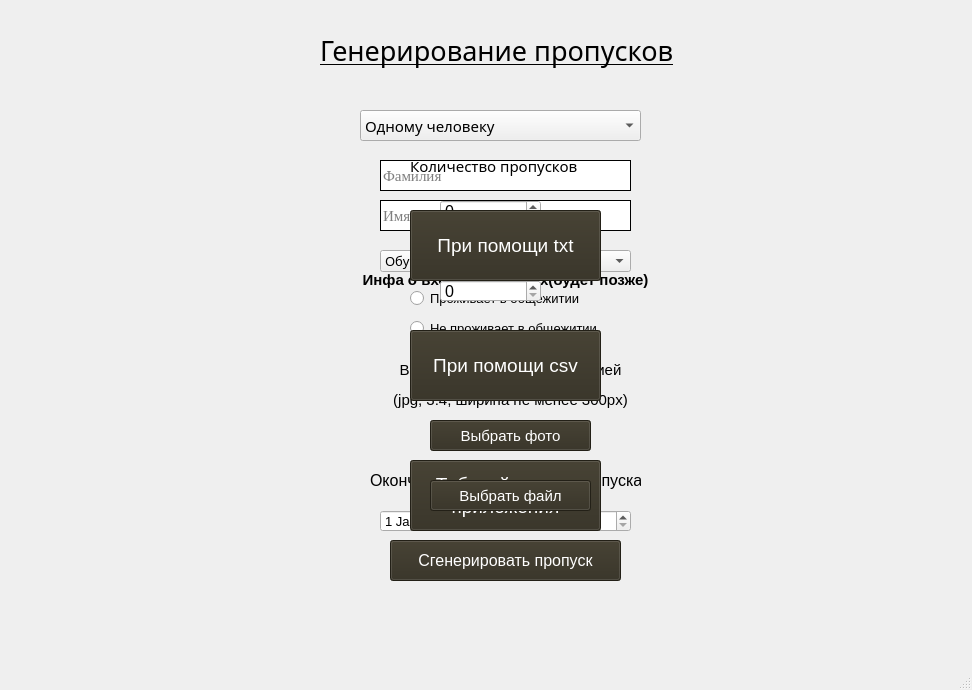
<?xml version="1.0" encoding="UTF-8"?>
<ui version="4.0">
 <class>MainWindow</class>
 <widget class="QMainWindow" name="MainWindow">
  <property name="geometry">
   <rect>
    <x>0</x>
    <y>0</y>
    <width>972</width>
    <height>690</height>
   </rect>
  </property>
  <property name="focusPolicy">
   <enum>Qt::WheelFocus</enum>
  </property>
  <property name="windowTitle">
   <string>Генерирование пропусков</string>
  </property>
  <property name="styleSheet">
   <string notr="true"/>
  </property>
  <widget class="QWidget" name="centralwidget">
   <widget class="QLabel" name="label">
    <property name="geometry">
     <rect>
      <x>320</x>
      <y>30</y>
      <width>361</width>
      <height>41</height>
     </rect>
    </property>
    <property name="font">
     <font>
      <family>Segoe Print</family>
      <pointsize>18</pointsize>
      <underline>true</underline>
     </font>
    </property>
    <property name="text">
     <string>&lt;html&gt;&lt;head/&gt;&lt;body&gt;&lt;p&gt;&lt;span style=&quot; font-size:20pt;&quot;&gt;Генерирование пропусков&lt;/span&gt;&lt;/p&gt;&lt;/body&gt;&lt;/html&gt;</string>
    </property>
   </widget>
   <widget class="QComboBox" name="comboBox">
    <property name="geometry">
     <rect>
      <x>360</x>
      <y>110</y>
      <width>281</width>
      <height>31</height>
     </rect>
    </property>
    <property name="font">
     <font>
      <family>Segoe Print</family>
      <pointsize>11</pointsize>
     </font>
    </property>
    <property name="focusPolicy">
     <enum>Qt::NoFocus</enum>
    </property>
    <property name="currentText">
     <string>Одному человеку</string>
    </property>
    <item>
     <property name="text">
      <string>Одному человеку</string>
     </property>
    </item>
    <item>
     <property name="text">
      <string>Нескольким людям</string>
     </property>
    </item>
    <item>
     <property name="text">
      <string>Посетителям</string>
     </property>
    </item>
   </widget>
   <widget class="QLineEdit" name="lineEdit">
    <property name="enabled">
     <bool>true</bool>
    </property>
    <property name="geometry">
     <rect>
      <x>380</x>
      <y>160</y>
      <width>251</width>
      <height>31</height>
     </rect>
    </property>
    <property name="font">
     <font>
      <family>Times New Roman</family>
      <pointsize>11</pointsize>
     </font>
    </property>
    <property name="focusPolicy">
     <enum>Qt::ClickFocus</enum>
    </property>
    <property name="acceptDrops">
     <bool>true</bool>
    </property>
    <property name="styleSheet">
     <string notr="true">border: 1px solid black</string>
    </property>
    <property name="text">
     <string/>
    </property>
    <property name="placeholderText">
     <string>Фамилия</string>
    </property>
   </widget>
   <widget class="QLineEdit" name="lineEdit_2">
    <property name="geometry">
     <rect>
      <x>380</x>
      <y>200</y>
      <width>251</width>
      <height>31</height>
     </rect>
    </property>
    <property name="font">
     <font>
      <family>Times New Roman</family>
      <pointsize>11</pointsize>
      <italic>false</italic>
     </font>
    </property>
    <property name="focusPolicy">
     <enum>Qt::ClickFocus</enum>
    </property>
    <property name="styleSheet">
     <string notr="true">border: 1px solid black</string>
    </property>
    <property name="text">
     <string/>
    </property>
    <property name="placeholderText">
     <string>Имя</string>
    </property>
    <property name="clearButtonEnabled">
     <bool>false</bool>
    </property>
   </widget>
   <widget class="QComboBox" name="comboBox_2">
    <property name="geometry">
     <rect>
      <x>380</x>
      <y>250</y>
      <width>251</width>
      <height>22</height>
     </rect>
    </property>
    <property name="font">
     <font>
      <family>Segoe Print</family>
      <pointsize>10</pointsize>
     </font>
    </property>
    <property name="focusPolicy">
     <enum>Qt::NoFocus</enum>
    </property>
    <item>
     <property name="text">
      <string>Обучающийся</string>
     </property>
    </item>
    <item>
     <property name="text">
      <string>Слушатель ПК</string>
     </property>
    </item>
    <item>
     <property name="text">
      <string>Участник мероприятия</string>
     </property>
    </item>
   </widget>
   <widget class="QRadioButton" name="radioButton">
    <property name="geometry">
     <rect>
      <x>410</x>
      <y>290</y>
      <width>181</width>
      <height>17</height>
     </rect>
    </property>
    <property name="font">
     <font>
      <pointsize>10</pointsize>
     </font>
    </property>
    <property name="text">
     <string>Проживает в общежитии</string>
    </property>
   </widget>
   <widget class="QRadioButton" name="radioButton_2">
    <property name="geometry">
     <rect>
      <x>410</x>
      <y>320</y>
      <width>201</width>
      <height>17</height>
     </rect>
    </property>
    <property name="font">
     <font>
      <pointsize>10</pointsize>
     </font>
    </property>
    <property name="text">
     <string>Не проживает в общежитии</string>
    </property>
   </widget>
   <widget class="QLabel" name="label_2">
    <property name="geometry">
     <rect>
      <x>390</x>
      <y>360</y>
      <width>241</width>
      <height>51</height>
     </rect>
    </property>
    <property name="text">
     <string>&lt;html&gt;&lt;head/&gt;&lt;body&gt;&lt;p align=&quot;center&quot;&gt;&lt;span style=&quot; font-size:11pt;&quot;&gt;Выберите файл с фотографией&lt;/span&gt;&lt;/p&gt;&lt;p align=&quot;center&quot;&gt;&lt;span style=&quot; font-size:11pt;&quot;&gt;(jpg, 3:4, ширина не менее 300px)&lt;/span&gt;&lt;/p&gt;&lt;/body&gt;&lt;/html&gt;</string>
    </property>
   </widget>
   <widget class="QLabel" name="label_3">
    <property name="geometry">
     <rect>
      <x>370</x>
      <y>470</y>
      <width>271</width>
      <height>21</height>
     </rect>
    </property>
    <property name="text">
     <string>&lt;html&gt;&lt;head/&gt;&lt;body&gt;&lt;p&gt;&lt;span style=&quot; font-size:12pt;&quot;&gt;Окончание срока действия пропуска&lt;/span&gt;&lt;/p&gt;&lt;/body&gt;&lt;/html&gt;</string>
    </property>
   </widget>
   <widget class="QDateEdit" name="dateEdit">
    <property name="geometry">
     <rect>
      <x>380</x>
      <y>510</y>
      <width>251</width>
      <height>22</height>
     </rect>
    </property>
    <property name="font">
     <font>
      <pointsize>10</pointsize>
     </font>
    </property>
   </widget>
   <widget class="QPushButton" name="pushButton">
    <property name="geometry">
     <rect>
      <x>390</x>
      <y>540</y>
      <width>231</width>
      <height>41</height>
     </rect>
    </property>
    <property name="font">
     <font>
      <pointsize>12</pointsize>
     </font>
    </property>
    <property name="styleSheet">
     <string notr="true">background:rgb(49, 45, 32);color:rgb(255,255,255);</string>
    </property>
    <property name="text">
     <string>Сгенерировать пропуск</string>
    </property>
   </widget>
   <widget class="QLabel" name="label_4">
    <property name="geometry">
     <rect>
      <x>310</x>
      <y>230</y>
      <width>391</width>
      <height>101</height>
     </rect>
    </property>
    <property name="text">
     <string>&lt;html&gt;&lt;head/&gt;&lt;body&gt;&lt;p align=&quot;center&quot;&gt;&lt;span style=&quot; font-size:11pt; font-weight:600;&quot;&gt;Инфа о входных данных(будет позже)&lt;/span&gt;&lt;/p&gt;&lt;/body&gt;&lt;/html&gt;</string>
    </property>
   </widget>
   <widget class="QLabel" name="label_5">
    <property name="geometry">
     <rect>
      <x>410</x>
      <y>150</y>
      <width>191</width>
      <height>31</height>
     </rect>
    </property>
    <property name="font">
     <font>
      <family>Segoe Print</family>
      <pointsize>11</pointsize>
     </font>
    </property>
    <property name="text">
     <string>Количество пропусков</string>
    </property>
   </widget>
   <widget class="QSpinBox" name="spinBox">
    <property name="geometry">
     <rect>
      <x>440</x>
      <y>200</y>
      <width>101</width>
      <height>21</height>
     </rect>
    </property>
    <property name="font">
     <font>
      <pointsize>12</pointsize>
     </font>
    </property>
   </widget>
   <widget class="QLabel" name="label_6">
    <property name="geometry">
     <rect>
      <x>420</x>
      <y>240</y>
      <width>151</width>
      <height>31</height>
     </rect>
    </property>
    <property name="font">
     <font>
      <family>Segoe Print</family>
      <pointsize>11</pointsize>
     </font>
    </property>
    <property name="text">
     <string>Начальный номер</string>
    </property>
   </widget>
   <widget class="QSpinBox" name="spinBox_2">
    <property name="geometry">
     <rect>
      <x>440</x>
      <y>280</y>
      <width>101</width>
      <height>22</height>
     </rect>
    </property>
    <property name="font">
     <font>
      <pointsize>12</pointsize>
     </font>
    </property>
   </widget>
   <widget class="QPushButton" name="pushButton_2">
    <property name="geometry">
     <rect>
      <x>430</x>
      <y>420</y>
      <width>161</width>
      <height>31</height>
     </rect>
    </property>
    <property name="font">
     <font>
      <pointsize>11</pointsize>
     </font>
    </property>
    <property name="styleSheet">
     <string notr="true">background:rgb(49, 45, 32);color:rgb(255,255,255);</string>
    </property>
    <property name="text">
     <string>Выбрать фото</string>
    </property>
   </widget>
   <widget class="QLabel" name="label_7">
    <property name="geometry">
     <rect>
      <x>410</x>
      <y>600</y>
      <width>191</width>
      <height>51</height>
     </rect>
    </property>
    <property name="font">
     <font>
      <pointsize>14</pointsize>
     </font>
    </property>
    <property name="styleSheet">
     <string notr="true">color:rgb(255, 0, 0)</string>
    </property>
    <property name="text">
     <string/>
    </property>
   </widget>
   <widget class="QPushButton" name="pushButton_3">
    <property name="geometry">
     <rect>
      <x>410</x>
      <y>210</y>
      <width>191</width>
      <height>71</height>
     </rect>
    </property>
    <property name="font">
     <font>
      <pointsize>14</pointsize>
     </font>
    </property>
    <property name="styleSheet">
     <string notr="true">background:rgb(49, 45, 32);color:rgb(255,255,255);</string>
    </property>
    <property name="text">
     <string>При помощи txt</string>
    </property>
   </widget>
   <widget class="QPushButton" name="pushButton_4">
    <property name="geometry">
     <rect>
      <x>410</x>
      <y>330</y>
      <width>191</width>
      <height>71</height>
     </rect>
    </property>
    <property name="font">
     <font>
      <pointsize>14</pointsize>
     </font>
    </property>
    <property name="styleSheet">
     <string notr="true">background:rgb(49, 45, 32);color:rgb(255,255,255);</string>
    </property>
    <property name="text">
     <string>При помощи csv</string>
    </property>
   </widget>
   <widget class="QPushButton" name="pushButton_5">
    <property name="geometry">
     <rect>
      <x>410</x>
      <y>460</y>
      <width>191</width>
      <height>71</height>
     </rect>
    </property>
    <property name="font">
     <font>
      <pointsize>14</pointsize>
     </font>
    </property>
    <property name="styleSheet">
     <string notr="true">background:rgb(49, 45, 32);color:rgb(255,255,255);</string>
    </property>
    <property name="text">
     <string>Таблцей внутри
приложения</string>
    </property>
   </widget>
   <widget class="QPushButton" name="pushButton_6">
    <property name="geometry">
     <rect>
      <x>430</x>
      <y>480</y>
      <width>161</width>
      <height>31</height>
     </rect>
    </property>
    <property name="font">
     <font>
      <pointsize>11</pointsize>
     </font>
    </property>
    <property name="styleSheet">
     <string notr="true">background:rgb(49, 45, 32);color:rgb(255,255,255);</string>
    </property>
    <property name="text">
     <string>Выбрать файл</string>
    </property>
   </widget>
  </widget>
  <widget class="QMenuBar" name="menubar">
   <property name="geometry">
    <rect>
     <x>0</x>
     <y>0</y>
     <width>972</width>
     <height>21</height>
    </rect>
   </property>
  </widget>
  <widget class="QStatusBar" name="statusbar"/>
 </widget>
 <resources/>
 <connections/>
</ui>
